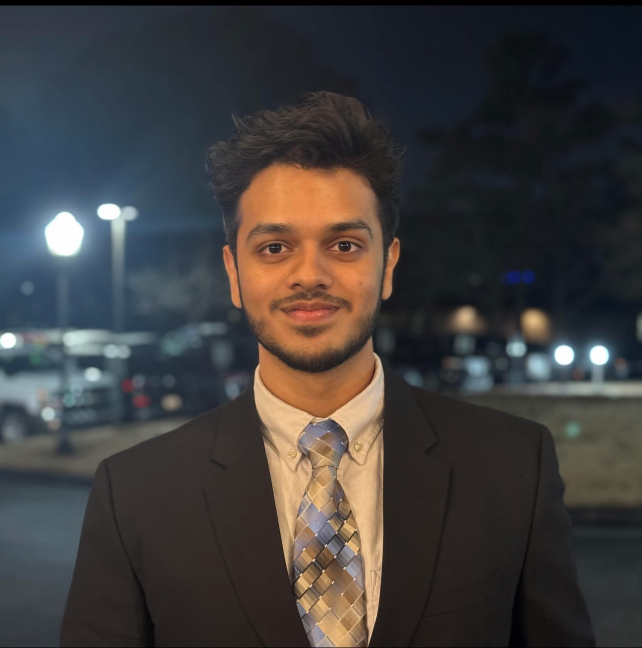
#> input picture server/attached_assets/IMG_2558_1763420583456.jpg, 1284 x 1296 px (shown at 1/2 size)
$ python -i frame_quality.py   (imports and definitions only)   (Python 2 division)   (older library calls are emulated)
#> lines starting #> are read from the running program, lines starting #| are printed output that depends on the picture
### client/config.py
#!/usr/bin/env python3
"""
Configuration file for Visitor Counter System.
All hyperparameters and settings in one place.
"""


RTSP_URL: str = "rtsp://admin:SmoothFlow@10.0.0.227:554/h264Preview_01_main"

# Use 0 for Mac webcam during development
# RTSP_URL: int = 0

# =============================================================================
# PROCESSING SETTINGS
# =============================================================================

TARGET_WIDTH: int = 1280  # Resize frames to this width (maintains aspect ratio)
PROCESS_EVERY_N_FRAMES: int = 5  # Skip frames for performance (~3 FPS from 15 FPS)

# =============================================================================
# FRAME QUALITY CAPTURE SETTINGS
# =============================================================================

QUALITY_CAPTURE_DURATION_SEC: float = 0.8 # How long to capture after face detected
QUALITY_FRAME_SKIP: int = 1  # Keep every Nth frame during capture
QUALITY_TOP_N_FRAMES: int = 5  # Number of top frames to show in debug output

# Frame trimming - skip frames from start/end of capture sequence
# Useful because first frames (person entering) and last frames (person leaving)
# are often lower quality
FRAMES_SKIP_START: int = 1  # Skip first N frames before scoring
FRAMES_SKIP_END: int = 10    # Skip last N frames before scoring

# Quality scoring - Multiplicative penalty system
# Each factor independently impacts the score via: score × factor^(importance/5)
# Importance scale: 0 = ignored, 5 = linear penalty, 10 = quadratic penalty
QUALITY_IMPORTANCE: dict = {
    'frontality': 8,    # Critical - angled faces match poorly
    'sharpness': 0,     # Disabled - sharpness scoring removed
    'face_size': 5,     # Important - small faces are unreliable
    'brightness': 0,    # Disabled - not used in scoring
    'contrast': 0,      # Disabled - not used in scoring
}

QUALITY_BASE_SCORE: float = 1000.0  # Starting score before penalties

# =============================================================================
# QUALITY SCORING THRESHOLDS
# =============================================================================
# Each attribute has a CRITICAL threshold. Below this, the score drops aggressively
# (quadratic/exponential decay) instead of linearly.
#
# Structure: { 'critical': value, 'good': value }
# - Below 'critical': aggressive penalty (score drops rapidly)
# - Between 'critical' and 'good': linear interpolation
# - Above 'good': perfect score (1.0)

# Face size thresholds (in pixels - absolute, not ratio)
# Critical: faces smaller than this are nearly unusable for recognition
# Good: faces this size or larger get perfect score
QUALITY_THRESHOLDS: dict = {
    'face_size': {
        'zero_px': 60,          # Below 60px = score becomes 0 (unusable)
        'critical_px': 100,     # Below 105px = aggressive penalty
        'good_px': 115,         # Above 105px = perfect score (1.0)
    },
    'sharpness': {
        'critical': 50,         # Laplacian variance below 50 = very blurry
        'good': 300,            # Above 300 = sharp enough
    },
    'brightness': {
        'critical_low': 30,     # Below 30 = too dark
        'good_low': 80,         # 80-180 = optimal range
        'good_high': 180,
        'critical_high': 230,   # Above 230 = too bright
    },
    'contrast': {
        'critical': 15,         # Std dev below 15 = very low contrast
        'good': 50,             # Above 50 = good contrast
    },
    'frontality': {
        'critical_yaw': 10,     # Beyond ±35° yaw = aggressive penalty
        'good_yaw': 3,         # Within ±15° = good
        'critical_pitch': 8,   # Beyond ±30° pitch = aggressive penalty
        'good_pitch': 2,       # Within ±10° = good
    },
}

# Legacy face size parameters (kept for backward compatibility)
FACE_SIZE_MIN_RATIO: float = 0.02   # Below this = very small face (score ~0.4)
FACE_SIZE_GOOD_RATIO: float = 0.08  # Above this = perfect score (1.0)
FACE_SIZE_MIN_SCORE: float = 0.4    # Base score for faces at MIN_RATIO

# =============================================================================
# RECOGNITION SETTINGS
# =============================================================================

SIMILARITY_THRESHOLD: float = 0.50  # Cosine similarity threshold for matching
                                     # Lower = more matches (risk: merge different people)
                                     # Higher = fewer matches (risk: same person counted twice)

COOLDOWN_SECONDS: int = 5  # Wait time before processing next person

# =============================================================================
# EMBEDDING FUSION SETTINGS
# =============================================================================
# Instead of using a single "best" frame, fuse embeddings from multiple top frames
# This reduces noise from single-frame selection errors

EMBEDDING_FUSION_TOP_N: int = 3       # Max frames to use for fusion
EMBEDDING_FUSION_WEIGHT_POWER: float = 0.3  # Soft weighting exponent
                                             # Lower = more lenient (equal weights)
                                             # Higher = quality score matters more
                                             # 0.3 means 900 vs 300 score → 1.4x weight difference (not 3x)

# =============================================================================
# QUALITY GATE THRESHOLDS (False Positive Prevention)
# =============================================================================

# Minimum YuNet detection confidence to proceed with quality scoring
# This is checked EARLY to skip frames before expensive computations
MIN_DET_CONF: float = 0.8

# Minimum quality score to proceed with recognition (out of 1000)
# Frames below this are skipped entirely (saves API calls)
MIN_QUALITY_SCORE: float = 500  # 50% of base score

# Minimum InsightFace detection confidence to send to API
# Lower confidence = less reliable embedding = potential false match
MIN_DETECTION_SCORE: float = 0.75

# =============================================================================
# MODEL SETTINGS
# =============================================================================

INSIGHTFACE_MODEL: str = "buffalo_s"  # "buffalo_s" (fast) or "buffalo_l" (accurate)

# Model cache directory (platform-specific)
import os
_HOME = os.path.expanduser("~")
if os.path.exists("/home/mafiq"):
    # Jetson
    MODEL_DIR: str = "/home/mafiq/zmisc/models/insightface"
else:
    # Mac / Development
    MODEL_DIR: str = os.path.join(_HOME, ".insightface/models")


API_BASE_URL: str = "https://dashboard.smoothflow.ai"  # Production URL
API_KEY: str = "dev-edge-api-key"  # API key for authentication (must match EDGE_API_KEY on Vercel)
API_LOCATION_ID: int = 1  # Store location ID

# =============================================================================
# DEBUG SETTINGS
# =============================================================================

DEBUG_MODE: bool = False  # Enable debug output
DEBUG_OUTPUT_DIR: str = "debug_output"  # Directory for debug files
DEBUG_SAVE_ALL_FRAMES: bool = False  # Save all captured frames (disk intensive)
DEBUG_SAVE_TOP_FRAMES: bool = True  # Save top N frames with scores
DEBUG_GENERATE_REPORT: bool = True  # Generate debug.md report

# Debug frame stream saving - saves ALL frames from each capture session
# Useful for analyzing which time-window of frames yields best recognition results
DEBUG_FRAMES_OUTPUT_DIR: str = "/home/mafiq/zmisc/debug_frames"  # Directory for frame streams
DEBUG_SAVE_FRAME_STREAM: bool = True  # Save all frames when debug mode is on

# =============================================================================
# LOGGING
# =============================================================================

import logging
LOG_LEVEL: int = logging.DEBUG  # Set to logging.INFO for production

### client/frame_quality.py
#!/usr/bin/env python3
"""
Frame Quality Scoring Module
Scores frames based on face quality metrics for optimal recognition.

Metrics:
1. Face Size - Larger faces are better for recognition
2. Sharpness - Detect blur using Laplacian variance
3. Brightness - Avoid too dark or too bright faces
4. Contrast - Good contrast improves feature extraction
5. Frontality - Face should be front-facing (yaw/pitch near 0)
"""

import cv2
import numpy as np
from typing import Tuple, Dict, Optional, List
from dataclasses import dataclass


@dataclass
class QualityScore:
    """Container for frame quality metrics."""
    total: float
    face_size: float
    sharpness: float
    brightness: float
    contrast: float
    frontality: float
    yaw: float  # Left/right rotation in degrees
    pitch: float  # Up/down rotation in degrees
    bbox: Tuple[int, int, int, int]  # x1, y1, x2, y2

    # [12 lines left out: function to_dict, not called in this run]


# =============================================================================
# FACE DETECTION (YuNet - modern, lightweight, accurate)
# =============================================================================

_yunet_detector = None
_yunet_input_size = None

# [73 lines left out: functions get_yunet_detector, detect_face, not called in this run]


def detect_face_with_landmarks(frame: np.ndarray, min_confidence: float = 0.0) -> Optional[Tuple[Tuple[int, int, int, int], dict]]:
    """
    Detect face and return landmarks from YuNet.

    Args:
        frame: BGR image
        min_confidence: Minimum detection confidence (0-1). Faces below this are ignored.

    Returns:
        ((x1, y1, x2, y2), landmarks_dict) or None if no face found above threshold
        landmarks_dict contains: right_eye, left_eye, nose, right_mouth, left_mouth, score
    """
    h, w = frame.shape[:2]
    detector = get_yunet_detector((w, h))

    _, faces = detector.detect(frame)

    if faces is None or len(faces) == 0:
        return None

    # Filter by confidence first
    confident_faces = [f for f in faces if f[14] >= min_confidence]

    if not confident_faces:
        return None

    # Get largest face (among confident ones)
    largest = max(confident_faces, key=lambda f: f[2] * f[3])

    # Parse YuNet output
    # Format: [x, y, w, h, x_re, y_re, x_le, y_le, x_nt, y_nt, x_rcm, y_rcm, x_lcm, y_lcm, score]
    x, y, fw, fh = int(largest[0]), int(largest[1]), int(largest[2]), int(largest[3])
    bbox = (x, y, x + fw, y + fh)

    landmarks = {
        'right_eye': (float(largest[4]), float(largest[5])),
        'left_eye': (float(largest[6]), float(largest[7])),
        'nose': (float(largest[8]), float(largest[9])),
        'right_mouth': (float(largest[10]), float(largest[11])),
        'left_mouth': (float(largest[12]), float(largest[13])),
        'score': float(largest[14])
    }

    return (bbox, landmarks)


# =============================================================================
# QUALITY METRICS
# =============================================================================

# [336 lines left out: functions score_face_size, score_sharpness, score_brightness, score_contrast, estimate_head_pose_from_landmarks, estimate_head_pose and 3 more, not called in this run]


def compute_quality_score(
    frame: np.ndarray,
    bbox: Optional[Tuple[int, int, int, int]] = None,
    importance: Dict[str, float] = None,
    base_score: float = None,
    min_det_conf: float = None
) -> Optional[QualityScore]:
    """
    Compute overall quality score for a frame using multiplicative penalties.

    Each factor independently impacts the score:
    score = base_score × f1^(imp1/5) × f2^(imp2/5) × ...

    Args:
        frame: BGR image
        bbox: Optional face bounding box. If None, will detect face.
        importance: Importance values for each metric (0-10 scale)
        base_score: Starting score before penalties (default 1000)
        min_det_conf: Minimum YuNet detection confidence (default from config)

    Returns:
        QualityScore object or None if no face found above confidence threshold
    """
    # Import config for defaults
    try:
        import config as cfg
        if importance is None:
            importance = cfg.QUALITY_IMPORTANCE
        if base_score is None:
            base_score = cfg.QUALITY_BASE_SCORE
        if min_det_conf is None:
            min_det_conf = getattr(cfg, 'MIN_DET_CONF', 0.0)
    except ImportError:
        if importance is None:
            importance = {
                'frontality': 8,
                'sharpness': 6,
                'face_size': 5,
                'brightness': 4,
                'contrast': 3,
            }
        if base_score is None:
            base_score = 1000.0
        if min_det_conf is None:
            min_det_conf = 0.0

    # Detect face with landmarks (single detection for both bbox and pose)
    landmarks = None
    if bbox is None:
        result = detect_face_with_landmarks(frame, min_confidence=min_det_conf)
        if result is None:
            return None
        bbox, landmarks = result

    x1, y1, x2, y2 = bbox

    # Add padding to face ROI (10% on each side)
    h, w = frame.shape[:2]
    pad_x = int((x2 - x1) * 0.1)
    pad_y = int((y2 - y1) * 0.1)
    x1_pad = max(0, x1 - pad_x)
    y1_pad = max(0, y1 - pad_y)
    x2_pad = min(w, x2 + pad_x)
    y2_pad = min(h, y2 + pad_y)

    face_roi = frame[y1_pad:y2_pad, x1_pad:x2_pad]

    if face_roi.size == 0:
        return None

    # Compute individual factor scores (all 0-1 range)
    size_score = score_face_size(bbox, frame.shape[:2])
    sharp_score = score_sharpness(face_roi)
    bright_score = score_brightness(face_roi)
    contrast_score = score_contrast(face_roi)

    # Compute head pose for frontality (use cached landmarks if available)
    if landmarks is not None:
        yaw, pitch = estimate_head_pose_from_landmarks(landmarks, bbox)
        frontal_score = score_frontality(yaw, pitch)
    else:
        pose = estimate_head_pose(frame, bbox)
        if pose is not None:
            yaw, pitch = pose
            frontal_score = score_frontality(yaw, pitch)
        else:
            yaw, pitch = 0.0, 0.0
            frontal_score = 0.5

    # Apply multiplicative penalties
    total = base_score
    total = apply_penalty(total, frontal_score, importance.get('frontality', 8))
    total = apply_penalty(total, sharp_score, importance.get('sharpness', 6))
    total = apply_penalty(total, size_score, importance.get('face_size', 5))
    total = apply_penalty(total, bright_score, importance.get('brightness', 4))
    total = apply_penalty(total, contrast_score, importance.get('contrast', 3))

    return QualityScore(
        total=total,
        face_size=size_score,
        sharpness=sharp_score,
        brightness=bright_score,
        contrast=contrast_score,
        frontality=frontal_score,
        yaw=yaw,
        pitch=pitch,
        bbox=bbox
    )


def score_frames(frames: List[np.ndarray]) -> List[Tuple[int, np.ndarray, QualityScore]]:
    """
    Score multiple frames and return sorted by quality.

    Args:
        frames: List of BGR images

    Returns:
        List of (frame_index, frame, score) tuples, sorted by total score descending
    """
    results = []

    for i, frame in enumerate(frames):
        score = compute_quality_score(frame)
        if score is not None:
            results.append((i, frame, score))

    # Sort by total score descending
    results.sort(key=lambda x: x[2].total, reverse=True)

    return results


# [38 lines left out: functions score_frames_dual, get_best_frame, not called in this run]

>>> import cv2
>>> picture = cv2.imread('../server/attached_assets/IMG_2558_1763420583456.jpg', cv2.IMREAD_GRAYSCALE)
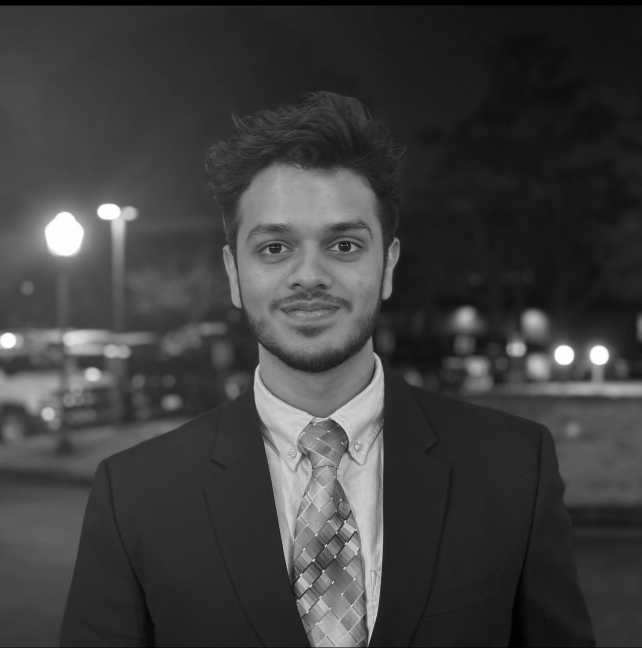
#> picture: shape (1296, 1284) (shown at 1/2 size); min 0, max 255, mean 62.4
#> the loop in score_frames, `for i, frame in enumerate(frames):` made 1 pass
#> after the loop in score_frames, `for i, frame in enumerate(frames):`: results = []
#> (the run stopped early here; a loop or call above may not have finished)

$ run again, on server/attached_assets/ChatGPT Image Nov 17, 2025 at 04_23_37 PM_1763415852348.png
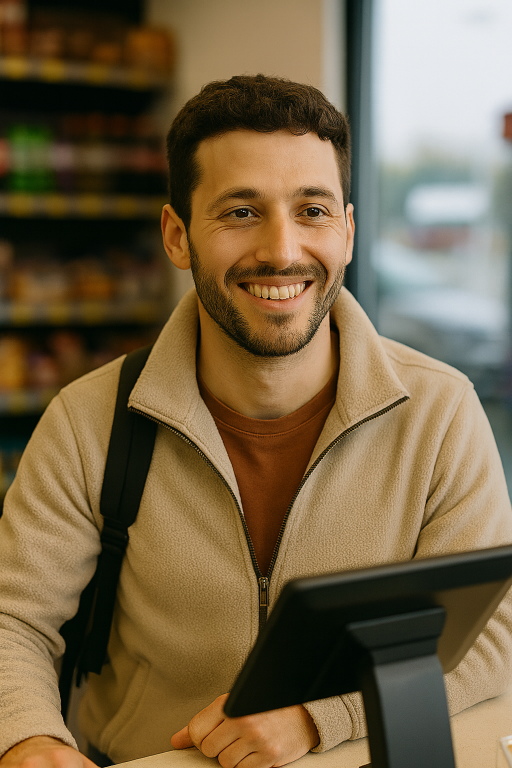
#> input picture server/attached_assets/ChatGPT Image Nov 17, 2025 at 04_23_37 PM_1763415852348.png, 1024 x 1536 px (shown at 1/2 size)
#> `picture = cv2.imread('../server/attached_assets/IMG_2558_1763420583456..`:
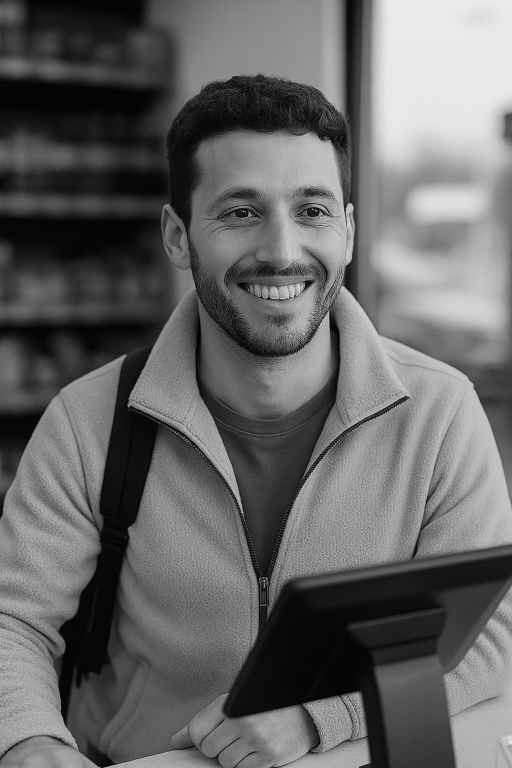
#> picture: shape (1536, 1024) (shown at 1/2 size); min 0, max 255, mean 101.9
#> the loop in score_frames, `for i, frame in enumerate(frames):` made 1 pass
#> after the loop in score_frames, `for i, frame in enumerate(frames):`: results = []

$ run again, on server/attached_assets/ChatGPT Image Nov 17, 2025 at 04_27_44 PM_1763415845769.png
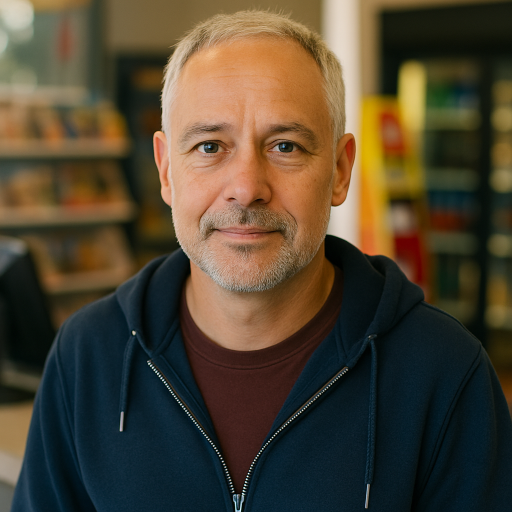
#> input picture server/attached_assets/ChatGPT Image Nov 17, 2025 at 04_27_44 PM_1763415845769.png, 1024 x 1024 px (shown at 1/2 size)
#> `picture = cv2.imread('../server/attached_assets/IMG_2558_1763420583456..`:
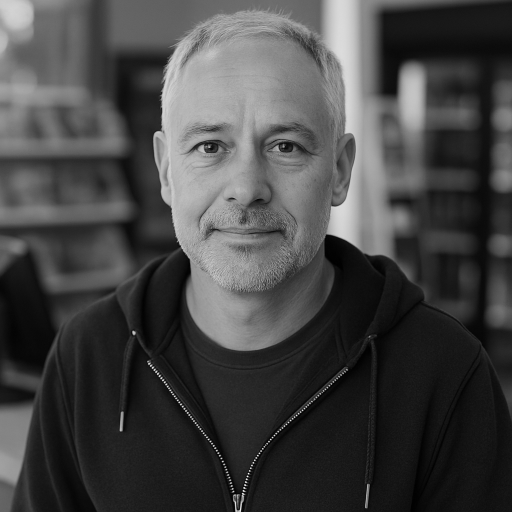
#> picture: shape (1024, 1024) (shown at 1/2 size); min 0, max 255, mean 68.6
#> the loop in score_frames, `for i, frame in enumerate(frames):` made 1 pass
#> after the loop in score_frames, `for i, frame in enumerate(frames):`: results = []
